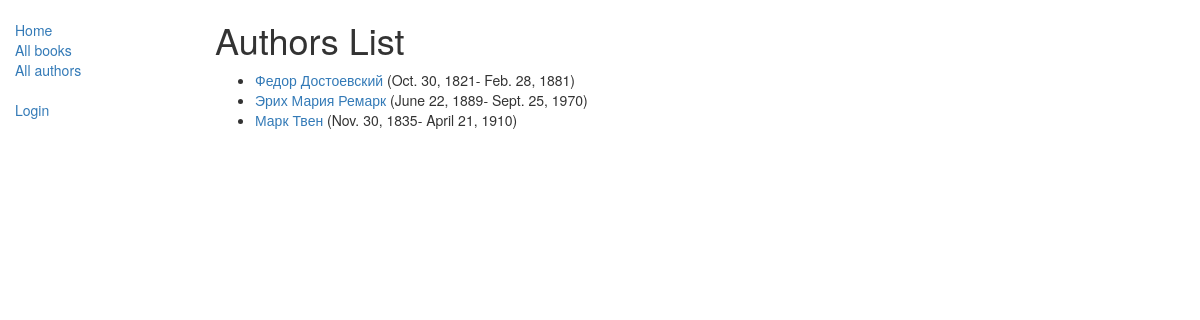
Screenshot of /catalog/authors/ with the database file from the repository.
### catalog/models.py (models this page shows, shortened)
class Author(models.Model):
    first_name = models.CharField(max_length=100)
    last_name = models.CharField(max_length=100)
    date_of_birth = models.DateField(null=True, blank=True)
    date_of_death = models.DateField('died', null=True, blank=True)
    class Meta:
        ordering = ["last_name", "first_name"]
    def get_absolute_url(self):
        return reverse('author-detail', args=[str(self.id)])

### catalog/views.py (the view)
# urls.py: path('authors/', views.AuthorListView.as_view(), name='authors'),
class AuthorListView(generic.ListView):
    model = Author
    paginate_by =5

### catalog/templates/catalog/author_list.html
{% extends "base_generic.html" %}
{% block content %}
    <h1>Authors List</h1>
    {% if author_list %}
    <ul>
      {% for author in author_list %}
      <li>
        <a href="{{author.get_absolute_url }}">{{ author.first_name }} {{ author.last_name }}</a>
          ({{author.date_of_birth}}-{% if author.date_of_death %} {{ author.date_of_death }}{% endif %})
      </li>
      {% endfor %}
    </ul>
    {% endif %}
{% endblock %}

### rows the page displays
Author: first_name "Федор", last_name "Достоевский", date_of_birth "Oct. 30, 1821", date_of_death "Feb. 28, 1881"
Author: first_name "Эрих Мария", last_name "Ремарк", date_of_birth "June 22, 1889", date_of_death "Sept. 25, 1970"
Author: first_name "Марк", last_name "Твен", date_of_birth "Nov. 30, 1835", date_of_death "April 21, 1910"
